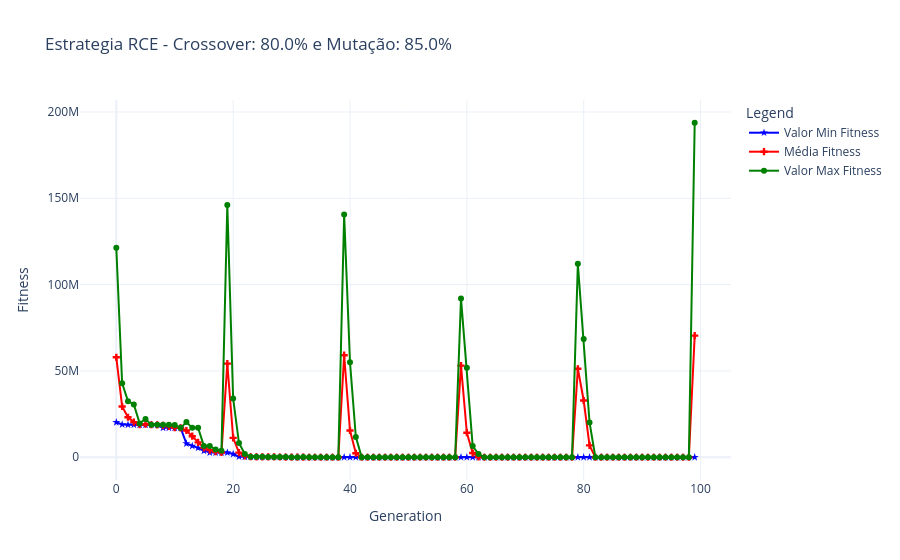

Notebook source saved alongside this figure:
### Code cell
import time

if __name__ == "__main__":

    test = {
        "key": False,
        "value": 5,
    }

    results_consolidados = []  # Initialize an empty list to store results
    execution_times = []  # Lista para armazenar os tempos de execução

    #! ainda seria possivel criar um pacote no pip e instanciar?
    setup = Setup(params, rosenbrock_benchmark)
    alg = AlgoritimoEvolutivoRCE(setup, DEBUG=False)
    dashboard = DashboardApp()

    if test["key"]:

        for i in range(test["value"]):
            print("\nExecução", i + 1)

            start_time = time.time()  # Inicia a contagem do tempo para cada execução

            # Loop principal do Algoritmo Evolutivo
            pop_with_repopulation, logbook_with_repopulation, best_variables = alg.run(RCE=True)
            print("\n\nEvolução concluída  - 100%")

            # Resultados
            x, y, z, fig = dashboard.visualize(logbook_with_repopulation, pop_with_repopulation, execution_num=i + 1)

            # Opcional
            print("\nTabela com todas as estatisticas durante as gerações")
            dashboard.statistics_per_generation_df(logbook_with_repopulation)

            end_time = time.time()  # Finaliza a contagem do tempo para cada execução
            execution_time = end_time - start_time
            execution_times.append(execution_time)  # Armazena o tempo de execução

            # Append results to the list
            results_consolidados.append({"execution": i + 1, "solution_variables": y, "best_fitness": z, "execution_time": execution_time})

    else:
        print("False! Rodando o framework uma unica vez!")
        start_time = time.time()  # Inicia a contagem do tempo para a execução única

        # Loop principal do Algoritmo Evolutivo
        pop_with_repopulation, logbook_with_repopulation, best_variables = alg.run(RCE=True)
        print("\n\nEvolução concluída  - 100%")

        # Resultados
        x, y, z, fig = dashboard.visualize(logbook_with_repopulation, pop_with_repopulation)

        end_time = time.time()  # Finaliza a contagem do tempo para a execução única
        execution_time = end_time - start_time

        # Append results to the list (for single execution)
        results_consolidados.append({"execution": 1, "solution_variables": y, "best_fitness": z, "execution_time": execution_time})

        print(f"Tempo de execução: {execution_time:.2f} segundos")

        # Calcula a média e o desvio padrão dos tempos de execução
    avg_execution_time = np.mean(execution_times)
    std_execution_time = np.std(execution_times)

    print(f"Tempo médio de execução: {avg_execution_time:.2f} segundos")
    print(f"Desvio padrão do tempo de execução: {std_execution_time:.2f} segundos")


    # Create the DataFrame
    results_consolidados_df = pd.DataFrame(results_consolidados)

    # Calculate mean, min, and max
   # mean_solution = results_consolidados_df["solution_variables"].apply(np.mean)
    min_solution = results_consolidados_df["solution_variables"].apply(np.min)
    #max_solution = results_consolidados_df["solution_variables"].apply(np.max)

    #print("\nMédia das Variáveis de Solução:", np.mean(mean_solution))
    print("\nMínimo das Variáveis de Solução:", np.min(min_solution))
    #print("\nMáximo das Variáveis de Solução:", np.max(max_solution))

    # novas colunas
    #results_consolidados_df["mean_solution_variables"] = mean_solution
    #results_consolidados_df["max_solution_variables"] = max_solution

    if avg_execution_time and std_execution_time:
        results_consolidados_df["avg_execution_time"] = avg_execution_time
        results_consolidados_df["std_execution_time"] = std_execution_time

    results_consolidados_df["min_solution_variables"] = min_solution
    results_consolidados_df["execution_time"] = results_consolidados_df["execution_time"].apply(lambda x: f"{x:.2f} segundos")


    # exportar para excel
    results_consolidados_df.to_excel("results_consolidados.xlsx", index=False)

     # Display or use the results
    print("\nResultados Consolidados:")
    display(results_consolidados_df)
    results_consolidados_df.sort_values(by="best_fitness", inplace=True)
    results_consolidados_df.describe()

### Figure 1 — Plotly figure (JSON) as saved in the notebook; plotly's stock layout.template omitted (floating-point values rounded to 4 significant figures)
{"data": [{"line": {"color": "blue"}, "marker": {"color": "blue", "symbol": "star"}, "mode": "lines+markers", "name": "Valor Min Fitness", "type": "scatter", "x": [0, 1, 2, 3, 4, 5, 6, 7, 8, 9, 10, 11, 12, 13, 14, 15, 16, 17, 18, 19, 20, 21, 22, 23, 24, 25, 26, 27, 28, 29, 30, 31, 32, 33, 34, 35, 36, 37, 38, 39, 40, 41, 42, 43, 44, 45, 46, 47, 48, 49, 50, 51, 52, 53, 54, 55, 56, 57, 58, 59, 60, 61, 62, 63, 64, 65, 66, 67, 68, 69, 70, 71, 72, 73, 74, 75, 76, 77, 78, 79, 80, 81, 82, 83, 84, 85, 86, 87, 88, 89, 90, 91, 92, 93, 94, 95, 96, 97, 98, 99], "y": [20245209, 18975182, 18823262, 18823262, 18823262, 18823262, 18823262, 18745562, 17029514, 17029514, 17029514, 17029507, 7934171, 6519342, 5387710, 3749262, 2702022, 2687615, 2687615, 2687615, 1867555, 330270, 229059, 169850, 169850, 169850, 169850, 169850, 69834, 53729, 23322, 10917, 9714, 9714, 2806, 2806, 1905, 1905, 1905, 1905, 1905, 1405, 1405, 1405, 1405, 1105, 1105, 1105, 1105, 1105, 1105, 1005, 1005, 1005, 1005, 1005, 1005, 1005, 1005, 1005, 1005, 1005, 1005, 1005, 1005, 1005, 1005, 1005, 1005, 1005, 1005, 1005, 1005, 1005, 1005, 1005, 1005, 907, 907, 907, 907, 907, 907, 907, 507, 507, 507, 507, 507, 506, 506, 506, 506, 506, 506, 506, 506, 506, 506, 506]}, {"line": {"color": "red"}, "marker": {"color": "red", "symbol": "cross"}, "mode": "lines+markers", "name": "Média Fitness", "type": "scatter", "x": [0, 1, 2, 3, 4, 5, 6, 7, 8, 9, 10, 11, 12, 13, 14, 15, 16, 17, 18, 19, 20, 21, 22, 23, 24, 25, 26, 27, 28, 29, 30, 31, 32, 33, 34, 35, 36, 37, 38, 39, 40, 41, 42, 43, 44, 45, 46, 47, 48, 49, 50, 51, 52, 53, 54, 55, 56, 57, 58, 59, 60, 61, 62, 63, 64, 65, 66, 67, 68, 69, 70, 71, 72, 73, 74, 75, 76, 77, 78, 79, 80, 81, 82, 83, 84, 85, 86, 87, 88, 89, 90, 91, 92, 93, 94, 95, 96, 97, 98, 99], "y": [57920000.0, 29410000.0, 23180000.0, 20360000.0, 18917254, 19160000.0, 18820000.0, 18807722, 18440000.0, 17910000.0, 17220000.0, 17030000.0, 15490000.0, 12190000.0, 8612000.0, 5415000.0, 4143000.0, 3185000.0, 2795000.0, 54210000.0, 11220000.0, 2686000.0, 770200.0, 279200.0, 219600.0, 176000.0, 169850, 171200.0, 149800.0, 97340.0, 54450.0, 32340.0, 22480.0, 13920.0, 8492.0, 7081.0, 4449.0, 2466, 2195.0, 59100000.0, 15490000.0, 2309000.0, 2504.0, 1965.0, 2245.0, 1345, 1255, 1225.0, 2214.0, 1415.0, 1405.0, 2404.0, 1255.0, 1506.0, 1175.0, 1785.0, 1225.0, 1015, 1785.0, 53050000.0, 14210000.0, 2438000.0, 184600.0, 1205.0, 1095.0, 1586.0, 1055.0, 3826.0, 1225.0, 1015.0, 1165.0, 1205.0, 1025.0, 1015.0, 1095.0, 1005.0, 1075.0, 1236.0, 975.9, 51270000.0, 32860000.0, 6870000.0, 936.9, 917, 1227.0, 826.7, 786.7, 607, 517, 506.8, 1046, 506.5, 506.1, 636, 506, 855.9, 596.1, 546.1, 725.7, 70430000.0]}, {"line": {"color": "green"}, "marker": {"color": "green", "symbol": "circle"}, "mode": "lines+markers", "name": "Valor Max Fitness", "type": "scatter", "x": [0, 1, 2, 3, 4, 5, 6, 7, 8, 9, 10, 11, 12, 13, 14, 15, 16, 17, 18, 19, 20, 21, 22, 23, 24, 25, 26, 27, 28, 29, 30, 31, 32, 33, 34, 35, 36, 37, 38, 39, 40, 41, 42, 43, 44, 45, 46, 47, 48, 49, 50, 51, 52, 53, 54, 55, 56, 57, 58, 59, 60, 61, 62, 63, 64, 65, 66, 67, 68, 69, 70, 71, 72, 73, 74, 75, 76, 77, 78, 79, 80, 81, 82, 83, 84, 85, 86, 87, 88, 89, 90, 91, 92, 93, 94, 95, 96, 97, 98, 99], "y": [121293354, 42876424, 32496177, 30625285, 19611262, 22180301, 18833655, 18823262, 18823262, 18861650, 18745562, 17032707, 20378353, 17029514, 17029507, 6519342, 6536937, 4467890, 3718660, 146152714, 34013910, 8246904, 1867555, 355162, 330270, 229059, 169850, 183442, 169850, 169850, 69834, 53729, 74534, 33314, 11312, 10614, 8514, 4210, 3506, 140576181, 54991685, 11791814, 6902, 5402, 9809, 1405, 1405, 2006, 9202, 4203, 4102, 8301, 3002, 5411, 2606, 6610, 3002, 1105, 6610, 92018346, 51777525, 6505370, 1837122, 3002, 1906, 6711, 1405, 28217, 2907, 1105, 2606, 3002, 1106, 1106, 1906, 1006, 1405, 2606, 1007, 112050695, 68492778, 20169981, 1106, 1007, 2907, 2904, 3304, 1407, 607, 507, 3304, 507, 507, 1706, 506, 2703, 1007, 907, 2703, 193757426]}], "layout": {"legend": {"title": {"text": "Legend"}}, "title": {"text": "Estrategia RCE - Crossover: 80.0% e Mutação: 85.0% "}, "xaxis": {"title": {"text": "Generation"}}, "yaxis": {"title": {"text": "Fitness"}}}}
